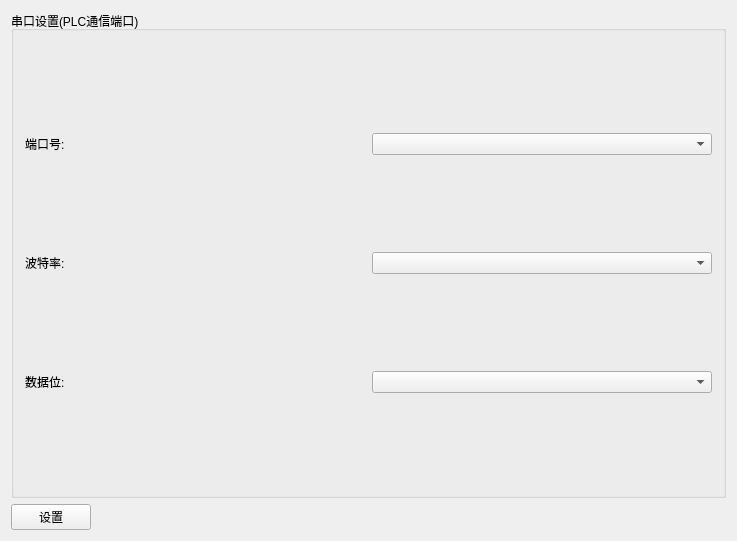
<?xml version="1.0" encoding="UTF-8"?>
<ui version="4.0">
 <class>serialWidget</class>
 <widget class="QWidget" name="serialWidget">
  <property name="geometry">
   <rect>
    <x>0</x>
    <y>0</y>
    <width>737</width>
    <height>541</height>
   </rect>
  </property>
  <property name="windowTitle">
   <string>Widget</string>
  </property>
  <layout class="QVBoxLayout" name="verticalLayout_main">
   <item>
    <widget class="QGroupBox" name="groupBox">
     <property name="title">
      <string>串口设置(PLC通信端口)</string>
     </property>
     <layout class="QHBoxLayout" name="horizontalLayout_5">
      <item>
       <layout class="QVBoxLayout" name="verticalLayout_2">
        <item>
         <layout class="QHBoxLayout" name="horizontalLayout_2">
          <item>
           <widget class="QLabel" name="label_2">
            <property name="text">
             <string>端口号:</string>
            </property>
           </widget>
          </item>
          <item>
           <widget class="QComboBox" name="PortComboBox"/>
          </item>
         </layout>
        </item>
        <item>
         <layout class="QHBoxLayout" name="horizontalLayout">
          <item>
           <widget class="QLabel" name="label">
            <property name="text">
             <string>波特率:</string>
            </property>
           </widget>
          </item>
          <item>
           <widget class="QComboBox" name="BaudComboBox"/>
          </item>
         </layout>
        </item>
        <item>
         <layout class="QHBoxLayout" name="horizontalLayout_4">
          <item>
           <widget class="QLabel" name="Lable">
            <property name="text">
             <string>数据位:</string>
            </property>
           </widget>
          </item>
          <item>
           <widget class="QComboBox" name="DataBitsComboBox"/>
          </item>
         </layout>
        </item>
       </layout>
      </item>
     </layout>
    </widget>
   </item>
   <item>
    <layout class="QHBoxLayout" name="horizontalLayout_3">
     <item>
      <widget class="QPushButton" name="confirmButton">
       <property name="text">
        <string>设置</string>
       </property>
      </widget>
     </item>
     <item>
      <spacer name="horizontalSpacer">
       <property name="orientation">
        <enum>Qt::Horizontal</enum>
       </property>
       <property name="sizeHint" stdset="0">
        <size>
         <width>40</width>
         <height>20</height>
        </size>
       </property>
      </spacer>
     </item>
    </layout>
   </item>
  </layout>
 </widget>
 <layoutdefault spacing="6" margin="11"/>
 <resources/>
 <connections/>
</ui>
